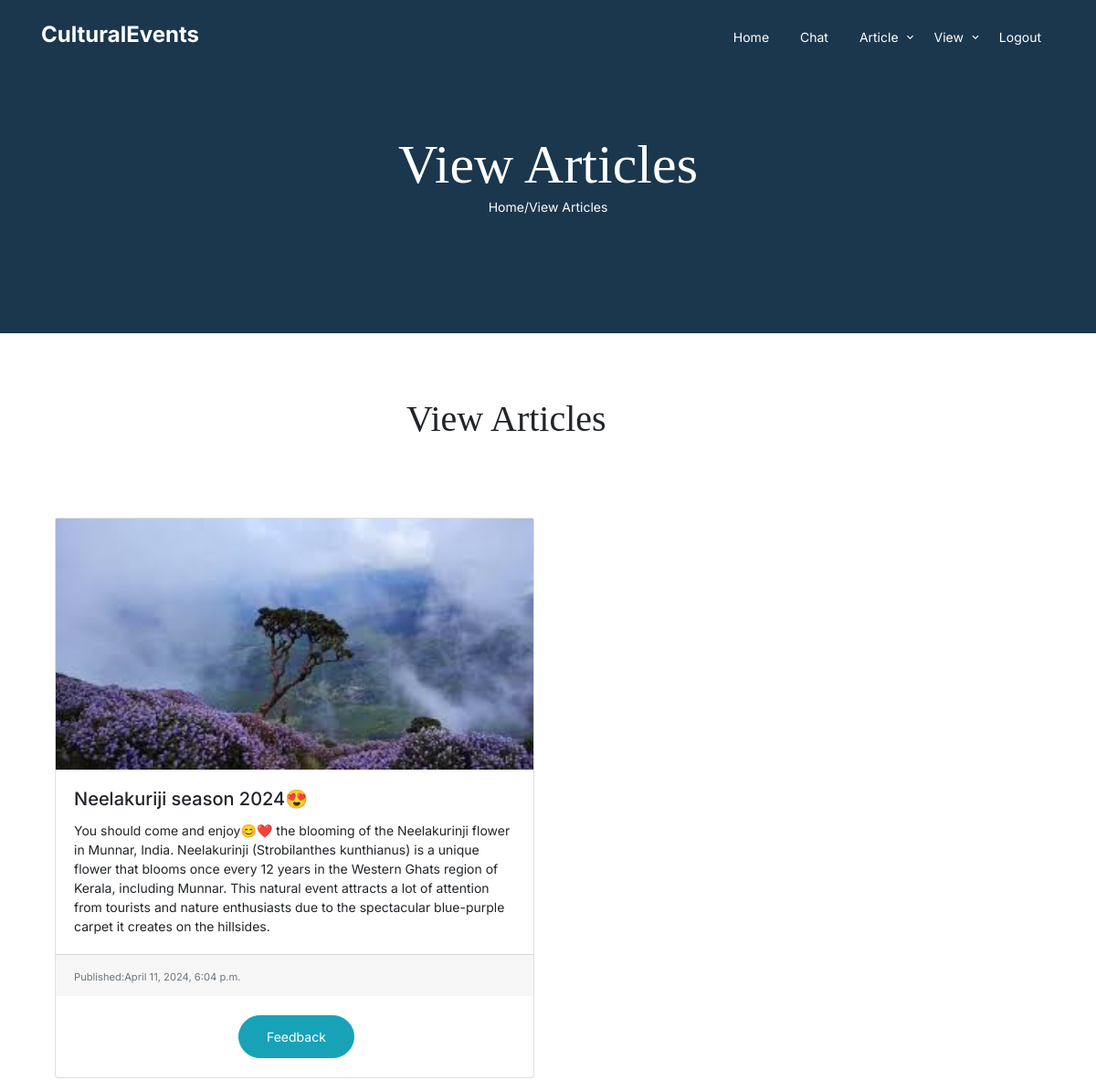
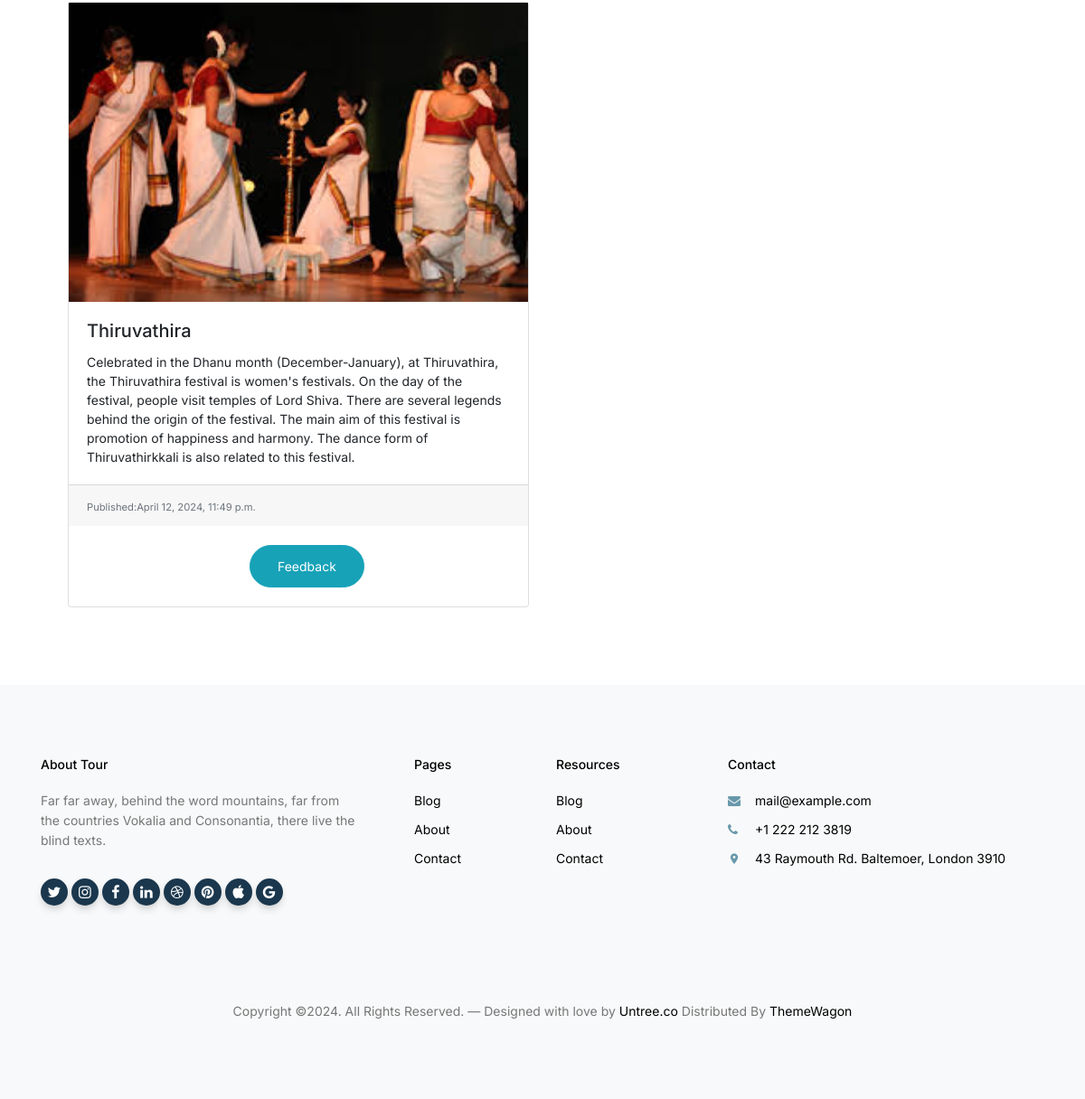
Screenshot of /viewarticles/ with the database file from the repository (2 pictures, top to bottom).
### app/models.py (models this page shows)
class Article(models.Model):
    ambassador= models.ForeignKey(Ambassador,on_delete=models.CASCADE,null=True)
    name=models.CharField(max_length=50)
    date=models.DateTimeField(auto_now_add=True,null=True)
    image=models.ImageField(upload_to="Image",null=True)
    des=models.CharField(max_length=200,null=True)
    user= models.ForeignKey(User,on_delete=models.CASCADE,null=True)

### app/views.py (the view)
# urls.py: path('viewarticles/',views.viewarticles),
def viewarticles(request):
    id=request.GET.get('id')
    data = Article.objects.filter(user=id)
    return render(request, "User/viewall_articles.html", {"data": data})

### templates/User/viewall_articles.html (shortened to what this page needs)
{% extends 'User/common_us.html' %}
{% load static %}
{% block content %}
  <div class="hero hero-inner">
    <div class="container">
      <div class="row align-items-center">
        <div class="col-lg-6 mx-auto text-center">
          <div class="intro-wrap">
            <h1 class="mb-0">View Articles</h1>
            <p class="text-white"><a href="/userhome" style="color: white;">Home</a>/View Articles</p>
          </div>
        </div>
      </div>
    </div>
  </div>
  <div class="untree_co-section">
    <div class="container">
      <h1 class="mb-0" style="margin-left: 400px;">View Articles</h1><br>
      <div class="row">
        <div class="col-md-12">
<link rel="stylesheet" href="https://cdn.jsdelivr.net/npm/bootstrap-icons@1.11.2/font/bootstrap-icons.min.css">
<br>
<br>
<br>
<div class="section">
<div class="container-fluid">
<div class="row">
    {% for i in data %}
        <div class="col-6 book-card" data-book-name="{{ i.name }}">
            <div class="card mb-3" style="max-width: 540px;">
                <div class="row g-0">
                    <div class="col-md-12">
                        <img src="/static/media/{{i.image}}" class="img-fluid rounded-start" alt="image" height="550" width="550">
                    </div>
                    <div class="col-md-12">
                        <div class="card-body">
                            <h5 class="card-title">{{ i.name }}</h5>
                            <p class="card-text">{{ i.des }}</p>
                        </div>
                        <div class="card-footer">
                            <small class="text-muted">Published:{{ i.date }}</small>
                        </div><br>
                      <a href="/feedback?id={{i.ambassador.id}}" class="btn btn-info" style="margin-left: 200px;">Feedback</a><br>
                    </div> <br>
                    </div><br>
                </div>
            </div>
        </div>
    {% endfor %}
</div>
</div>
</div>
</div>
</div>
  {% endblock %}

### static/css/style.css (style rules this page uses)
body { font-family: "Inter", sans-serif; line-height: 1.5; background: #ffffff; overflow-x: hidden; font-size: 14px; }
body:before { content: ""; position: fixed; top: 0; left: 0; z-index: 99; right: 0; bottom: 0; background: rgba(0, 0, 0, 0.2); opacity: 0; visibility: hidden; -webkit-transition: .3s all ease; -o-transition: .3s all ease; transition: .3s all ease; }
a { color: #1A374D; -webkit-transition: .3s all ease; -o-transition: .3s all ease; transition: .3s all ease; }
h1, .h1, h2, .h2, h3, .h3, h4, .h4 { font-family: "Source Serif Pro", serif; }
.btn { padding-top: 12px; padding-bottom: 12px; padding-left: 30px; padding-right: 30px; border-radius: 30px; font-size: 14px; }
.hero { padding: 7rem 0 10rem 0; background: #6998AB; margin-bottom: 100px; }
.hero.hero-inner { padding: 9rem 0 7rem 0; margin-bottom: auto; background: #1A374D; }
.hero h1 { color: #ffffff; font-size: 60px; }
.hero .intro-wrap { position: relative; z-index: 1; }
.untree_co-section { padding: 70px 0; }

### rows the page displays
Article: image (picture), name "Neelakuriji season 2024😍", des "You should come and enjoy😊❤️ the blooming of the Neelakurinji flower in Munnar, India. Neelakurinji (Strobilanthes kunthianus) is a unique flower that blooms once every 12 years in the Western Ghats region of Kerala, including Munnar. This natural event attracts a lot of attention from tourists and nature enthusiasts due to the spectacular blue-purple carpet it creates on the hillsides.", date "April 11, 2024, 6:04 p.m."
Article: image (picture), name "Thiruvathira", des "Celebrated in the Dhanu month (December-January), at Thiruvathira, the Thiruvathira festival is women's festivals. On the day of the festival, people visit temples of Lord Shiva. There are several legends behind the origin of the festival. The main aim of this festival is promotion of happiness and harmony. The dance form of Thiruvathirkkali is also related to this festival.", date "April 12, 2024, 11:49 p.m."
